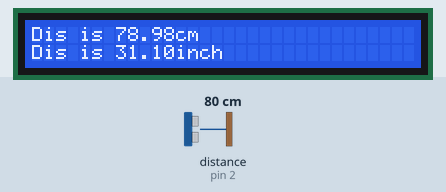
Recording of a sketch running on a simulated Arduino Uno, built with avr-gcc and run on an emulated ATmega328P. On the bench: 32×2 character LCD. Wiring (inferred from the names in the program): ultrasonic range finder: trigger pin 3; echo pin 2. Inputs (shaded band) come from the test bench; at power-on: distance to the obstacle (sensor on pin 2) 80 cm. The echo pulse lasts 58.3 µs per cm.

Above: at 1.2 s.
1.3 s: distance to the obstacle (sensor on pin 2) set to 4 cm
At 1.38 s:
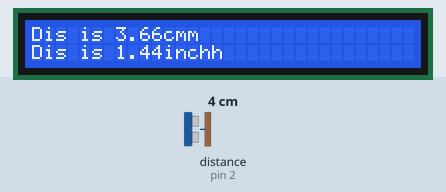
3.1 s: distance to the obstacle (sensor on pin 2) set to 18 cm
At 4.4 s:
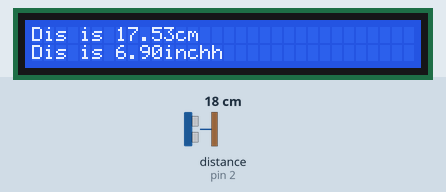
4.7 s: distance to the obstacle (sensor on pin 2) set to 120 cm
At 5.5 s:
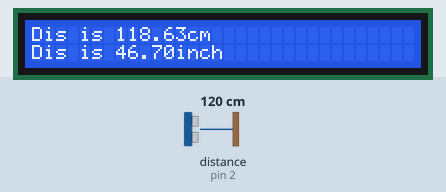
6.2 s: distance to the obstacle (sensor on pin 2) set to 2 cm
At 6.34 s:
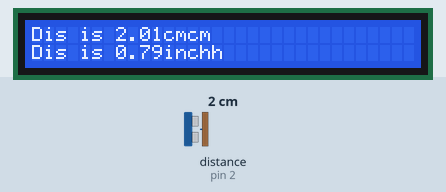
7.9 s: distance to the obstacle (sensor on pin 2) set to 35 cm
At 8.11 s:
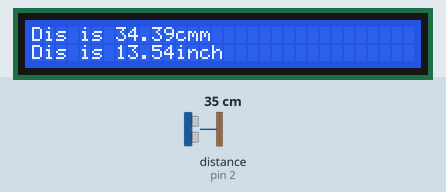
9.6 s: distance to the obstacle (sensor on pin 2) set to 9 cm
At 10.8 s:
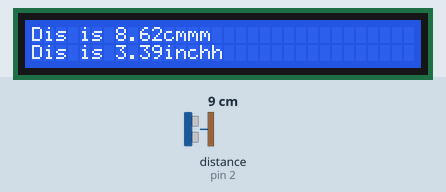

The sketch:

ultra_sonic_and_lcd_code.ino
```cpp
#define trig 3
#define echo 2
#include<LiquidCrystal.h>
LiquidCrystal lcd(9,8,7,6,5,4);
void setup(){
  pinMode(echo,INPUT);
  pinMode(trig,OUTPUT);
  Serial.begin(9600);
  lcd.begin(32,2);
}
void loop(){
  //lcd.clear();
  digitalWrite(trig,LOW);
  delayMicroseconds(2);
  digitalWrite(trig,HIGH);
  delayMicroseconds(10);
  digitalWrite(trig,LOW);

  float duration = pulseIn(echo,HIGH);
  float distance = 0.034*duration/2;

  lcd.setCursor(0,0);
  lcd.print("Dis is ");
  lcd.print(distance);
  lcd.print("cm");
  lcd.setCursor(0,1);
  float distance_inch = 0.3937*distance;
  lcd.print("Dis is ");
  lcd.print(distance_inch);
  lcd.print("inch");
  /*Serial.print("Distance is ");
  Serial.print(distance);
  Serial.println("cm");*/
  delay(50);
}


/*#include<LiquidCrystal.h>
LiquidCrystal lcd(7,6,5,4,3,2);
void setup() {
  // put your setup code here, to run once:
  pinMode(A0,INPUT);
  lcd.begin(16,2);
}

void loop() {
  // put your main code here, to run repeatedly:
  int a = analogRead(A0);
  lcd.setCursor(1,5);
  lcd.println(a);

}
*/
```

Measured:
- after the input at 1.3 s, the display: changes at once (image 1)
- after the input at 3.1 s, the display: changes after 0.05 s (image 2)
- after the input at 4.7 s, the display: changes at once (image 3)
- after the input at 6.2 s, the display: first changes at once (image 4 shows a later state)
- after the input at 7.9 s, the display: first changes after 0.05 s (image 5 shows a later state)
- after the input at 9.6 s, the display: changes at once (image 6)
